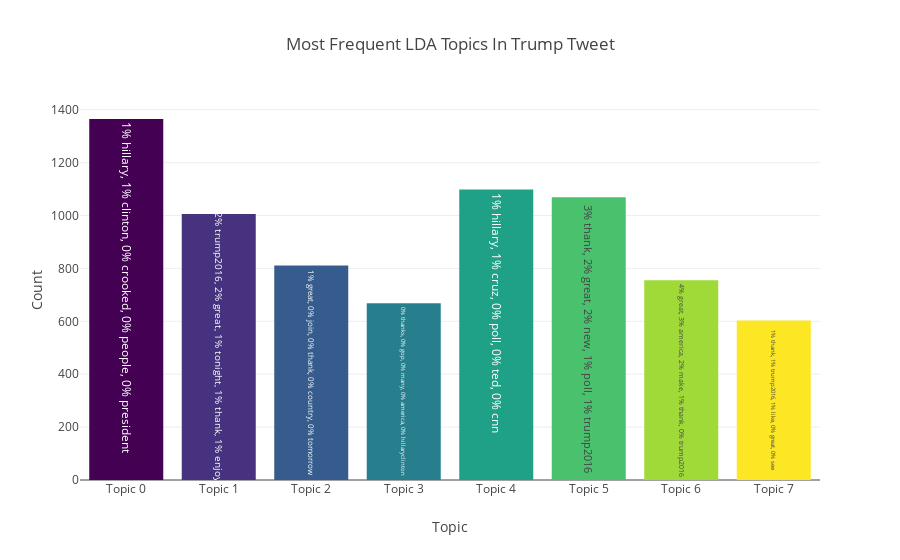

The notebook cell saved with this chart:
### Code cell
# 排序
ldaCategoriesSorted, ldaCountsSorted = zip(*sorted(zip(ldaCategories, ldaCounts)))

# 创建标签
topWords = getTopWords(5, ldaKeys, vectorizedText, countVectorizer)
labels = ['Topic {}'.format(i) for i in ldaCategoriesSorted]

# 创建色彩映射
n = nTopics
cmap = get_cmap('viridis')
colors = [rgb2hex(cmap(color)) for color in np.arange(0, 1.000001, 1/(n-1))]

# 生成柱状图
data = go.Bar(x = labels,
              y = ldaCountsSorted,
              text = [word for word in topWords if word],
              marker = dict(color = colors))

layout = go.Layout(title = 'Most Frequent LDA Topics In Trump Tweet',
                   xaxis = dict(title = 'Topic'),
                   yaxis = dict(title = 'Count'))

fig = go.Figure(data=[data], layout=layout)
iplot(fig)

### Figure 1 — Plotly figure (JSON) as saved in the notebook; plotly's stock layout.template omitted (floating-point values rounded to 4 significant figures)
{"data": [{"marker": {"color": ["#440154", "#46327e", "#365c8d", "#277f8e", "#1fa187", "#4ac16d", "#a0da39", "#fde725"]}, "text": ["1% hillary, 1% clinton, 0% crooked, 0% people, 0% president", "2% trump2016, 2% great, 1% tonight, 1% thank, 1% enjoy", "1% great, 0% join, 0% thank, 0% country, 0% tomorrow", "0% thanks, 0% gop, 0% many, 0% america, 0% hillaryclinton", "1% hillary, 1% cruz, 0% poll, 0% ted, 0% cnn", "3% thank, 2% great, 2% new, 1% poll, 1% trump2016", "4% great, 3% america, 2% make, 1% thank, 0% trump2016", "1% thank, 1% trump2016, 1% like, 0% great, 0% see"], "type": "bar", "uid": "132428ec-9318-11e8-b8e3-0024d6c0edbe", "x": ["Topic 0", "Topic 1", "Topic 2", "Topic 3", "Topic 4", "Topic 5", "Topic 6", "Topic 7"], "y": [1365, 1006, 811, 668, 1098, 1069, 755, 603]}], "layout": {"title": "Most Frequent LDA Topics In Trump Tweet", "xaxis": {"title": "Topic"}, "yaxis": {"title": "Count"}}}
